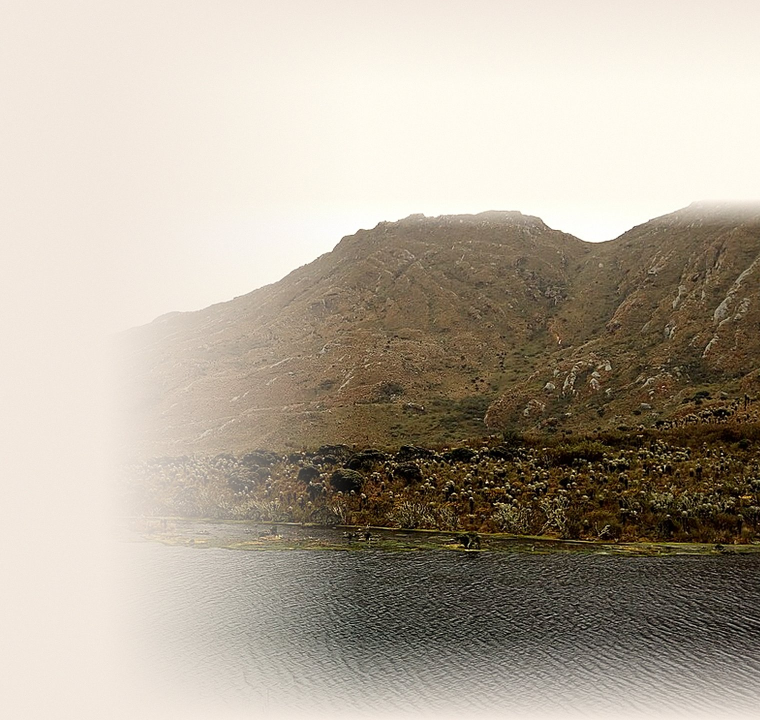
#> input picture docs/design/assets/sumapaz-foto-dia.jpg, 1520 x 1440 px (shown at 1/2 size); its folder holds only this picture in this run
$ python sumapaz_foto.py sumapaz-foto-dia.jpg sumapaz-foto-noche.jpg
#> lines starting #> are read from the running program, lines starting #| are printed output that depends on the picture
"""Hero de BogDev a partir de una foto del PNN Sumapaz: versión Día (natural, cálida) y Noche (luz de luna)."""
import sys
import numpy as np
from PIL import Image, ImageFilter
SRC = sys.argv[1]; OUT = sys.argv[2]
W, H = 1520, 1440
def hx(c): return np.array([int(c[i:i + 2], 16) for i in (1, 3, 5)], float)
src = Image.open(SRC).convert('RGB')
#> src is the input picture: PIL image 1520x1440 RGB; mean R, G, B 178.8, 169.2, 155.1
pw = 1860; ph = round(src.size[1] * pw / src.size[0])
#> after `ph = round(src.size[1] * pw / src.size[0])`: ph = 1762
photo = np.asarray(src.resize((pw, ph), Image.LANCZOS)).astype(float)
x0 = pw - W - 20; top = H - ph
#> after `top = H - ph`: top = -322
Y, X = np.mgrid[0:H, 0:W]
# cielo: prolonga hacia arriba el color del cielo de la foto
skyc = photo[:12, x0:x0 + W].mean(axis=(0, 1))
#> skyc = [242.7, 232.7, 222.7]
base = np.broadcast_to(skyc, (H, W, 3)).copy()
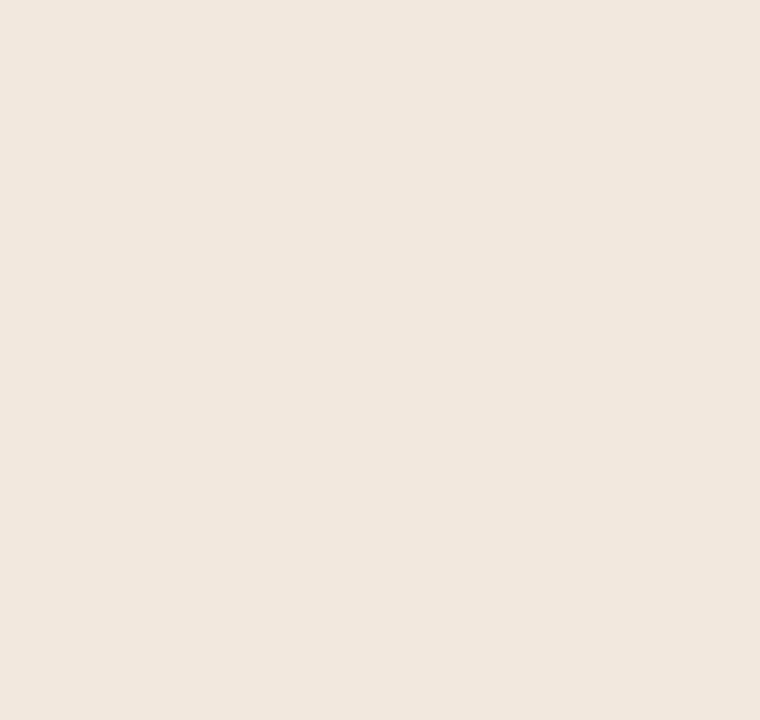
#> base: shape (1440, 1520, 3) float64 (shown at 1/2 size); mean of channels 0, 1, 2 242.7, 232.7, 222.7; drawn as R, G, B
#> (the run stopped early here; a loop or call above may not have finished)
